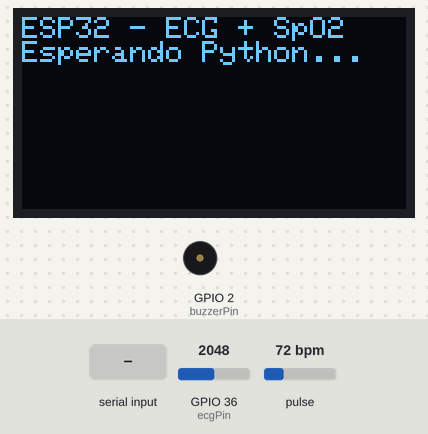
This sketch was run on a simulated ESP32. Parts: 128×64 one-colour display, buzzer (waves = sounding, pin HIGH). Inputs (shaded band) come from the test bench; at power-on: GPIO 36 (ecgPin) = 2048, pulse 72 bpm. Random numbers use the default seed unless the sketch sets one; what the sketch prints to the serial monitor is not drawn.

Above: at 3.2 s.
3.3 s: "90,45\n" received over Serial
At 3.8 s:
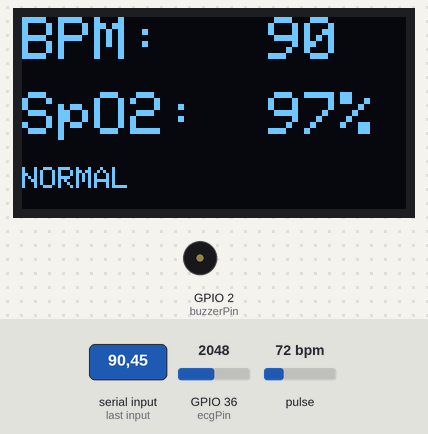
4.8 s: "30,150\n" received over Serial
At 6.0 s:
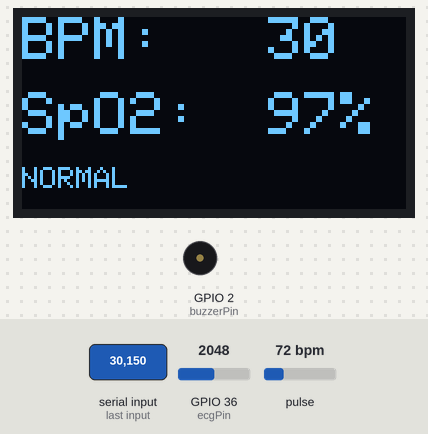
Timing chart, 0 to 7.8 s (numbered marks = the images above; inputs shaded):
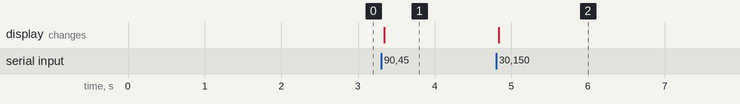

The sketch:

Monicor_cardiaco_esp32.ino
```cpp
#include <Wire.h>
#include <Adafruit_GFX.h>
#include <Adafruit_SSD1306.h>
#include <MAX30105.h>
#include <spo2_algorithm.h>

#define SCREEN_WIDTH 128
#define SCREEN_HEIGHT 64
#define OLED_RESET    -1
Adafruit_SSD1306 display(SCREEN_WIDTH, SCREEN_HEIGHT, &Wire, OLED_RESET);

// Sensor MAX30102
MAX30105 particleSensor;

// ✅ PINES ESP32
const int ecgPin = 36;        // GPIO 36 - ADC1_CH0
const int loPlusPin = 5;      // GPIO 5
const int loMinusPin = 4;     // GPIO 4
const int buzzerPin = 2;      // GPIO 2

int rawECG = 0;
int bpm = 0;
int spo2 = 0;
bool alarmActive = false;
const int BPM_LOW_LIMIT = 60;
const int BPM_HIGH_LIMIT = 100;

// Variables para SpO2
bool spo2Available = false;
unsigned long lastSpO2Read = 0;
const int SPO2_READ_INTERVAL = 1000;

void setup() {
  pinMode(loPlusPin, INPUT);
  pinMode(loMinusPin, INPUT);
  pinMode(buzzerPin, OUTPUT);

  Serial.begin(115200);

  // Inicializar I2C (ESP32 usa pines 21/22 por defecto)
  Wire.begin();

  // Inicializar MAX30102
  if (!particleSensor.begin(Wire, I2C_SPEED_FAST)) {
    spo2Available = false;
  } else {
    // Configurar MAX30102
    byte ledBrightness = 0x1F;
    byte sampleAverage = 4;
    byte ledMode = 2;
    int sampleRate = 100;
    int pulseWidth = 411;
    int adcRange = 4096;

    particleSensor.setup(ledBrightness, sampleAverage, ledMode, sampleRate, pulseWidth, adcRange);
    spo2Available = true;
  }

  // Inicializar OLED
  if(!display.begin(SSD1306_SWITCHCAPVCC, 0x3C)) {
    while(1);
  }

  display.clearDisplay();
  display.setTextColor(SSD1306_WHITE);
  display.setTextSize(1);
  display.setCursor(0, 0);
  display.println("ESP32 - ECG + SpO2");
  display.println("Esperando Python...");
  display.display();

  delay(2000);
}

void loop() {
  // Leer ECG (ESP32 ADC: 0-4095)
  rawECG = analogRead(ecgPin);

  // Escalar a 0-1023 para compatibilidad con Python
  int scaledECG = map(rawECG, 0, 4095, 0, 1023);
  Serial.println(scaledECG);

  // Leer SpO2
  if (spo2Available && millis() - lastSpO2Read > SPO2_READ_INTERVAL) {
    readSpO2();
    lastSpO2Read = millis();
  }

  // Recibir BPM desde Python
  if (Serial.available() > 0) {
    String received = Serial.readStringUntil('\n');
    received.trim();

    if (received.length() > 0) {
      bpm = received.toInt();
      controlAlarm();
      updateOLED();
    }
  }

  delay(20); // 50 Hz
}

void readSpO2() {
  long irValue = particleSensor.getIR();

  if (irValue > 50000) {
    // Simular SpO2 (en sistema real usar algoritmo completo)
    spo2 = 96 + random(0, 4);
  } else {
    spo2 = 0; // No hay dedo
  }
}

void controlAlarm() {
  bool spo2Alarm = (spo2 > 0 && spo2 < 95);

  if((bpm > BPM_HIGH_LIMIT && bpm < 200) || spo2Alarm) {
    if(!alarmActive) alarmActive = true;

    if(spo2Alarm) {
      // Alarma SpO2 bajo
      if(millis() % 500 < 250) {
        tone(buzzerPin, 1200);
      } else {
        noTone(buzzerPin);
      }
    } else {
      // Alarma taquicardia
      tone(buzzerPin, 1000);
    }
  } else if(bpm < BPM_LOW_LIMIT && bpm > 30) {
    if(!alarmActive) alarmActive = true;
    // Alarma bradicardia
    if(millis() % 1000 < 500) {
      tone(buzzerPin, 800);
    } else {
      noTone(buzzerPin);
    }
  } else {
    if(alarmActive) {
      alarmActive = false;
      noTone(buzzerPin);
    }
  }
}

void updateOLED() {
  display.clearDisplay();

  // BPM desde Python
  display.setTextSize(2);
  display.setCursor(0, 0);
  display.print("BPM:");
  display.setTextSize(2);
  display.setCursor(70, 0);
  if(bpm > 0) {
    if(bpm < 100) display.print(" ");
    display.println(bpm);
  } else {
    display.println("--");
  }

  // SpO2 desde MAX30102
  display.setTextSize(2);
  display.setCursor(0, 25);
  display.print("SpO2:");
  display.setTextSize(2);
  display.setCursor(70, 25);
  if(spo2 > 0) {
    if(spo2 < 100) display.print(" ");
    display.print(spo2);
    display.print("%");
  } else {
    display.print("--%");
  }

  // Estado
  display.setTextSize(1);
  display.setCursor(0, 50);
  if(alarmActive) {
    display.print("ALARMA ACTIVA");
  } else if(bpm > 0 && spo2 > 0) {
    display.print("NORMAL");
  } else {
    display.print("ESPERANDO...");
  }

  display.display();
}
```

Measured:
- after the input at 3.3 s, the display: changes at once (image 1)
- after the input at 4.8 s, the display: changes at once (image 2)
